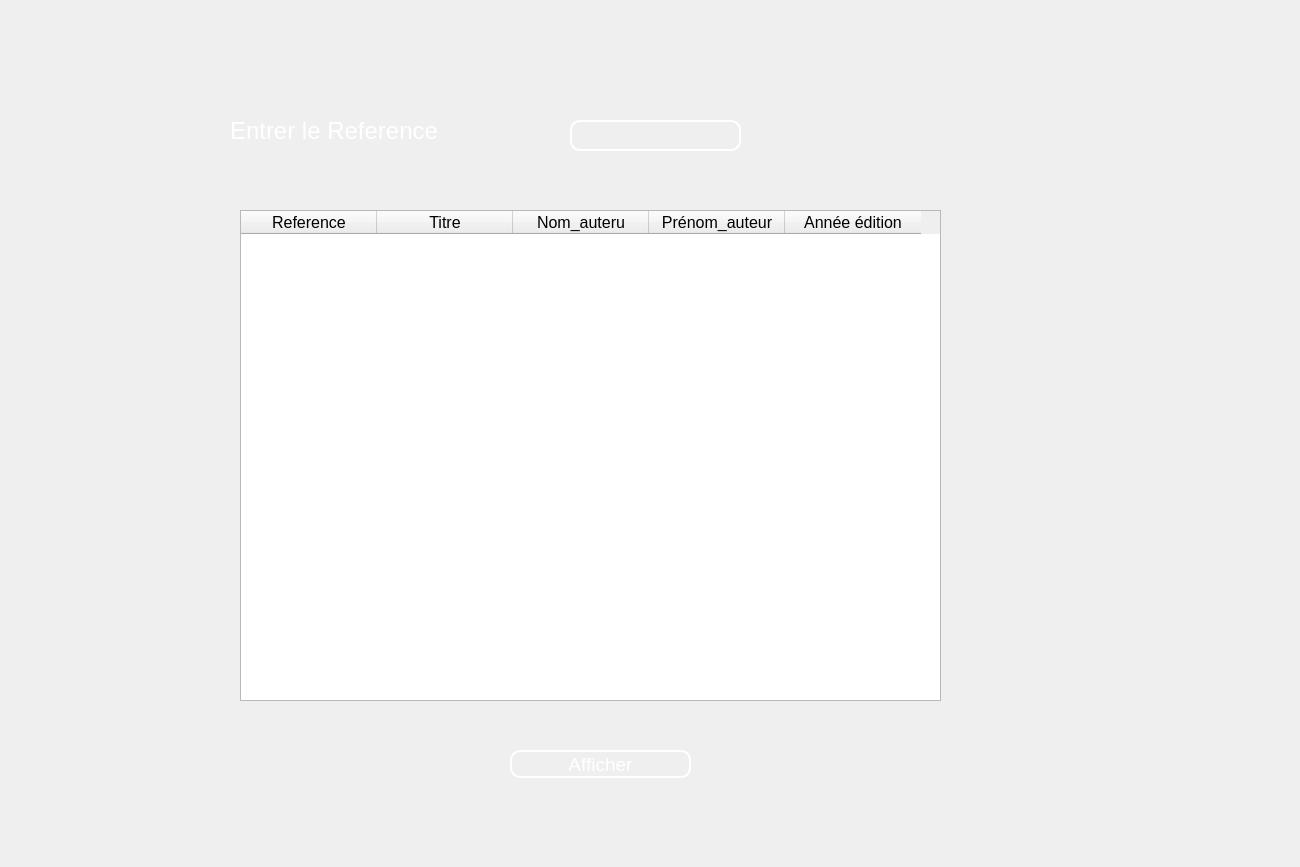
<?xml version="1.0" encoding="UTF-8"?>
<ui version="4.0">
 <class>affichage_livre_reference</class>
 <widget class="QWidget" name="affichage_livre_reference">
  <property name="geometry">
   <rect>
    <x>0</x>
    <y>0</y>
    <width>1300</width>
    <height>867</height>
   </rect>
  </property>
  <property name="windowTitle">
   <string>Form</string>
  </property>
  <property name="styleSheet">
   <string notr="true"/>
  </property>
  <widget class="QLabel" name="label">
   <property name="geometry">
    <rect>
     <x>0</x>
     <y>-10</y>
     <width>1300</width>
     <height>870</height>
    </rect>
   </property>
   <property name="text">
    <string/>
   </property>
   <property name="pixmap">
    <pixmap resource="ressources.qrc">:/ressources/23.jpg</pixmap>
   </property>
   <property name="scaledContents">
    <bool>true</bool>
   </property>
  </widget>
  <widget class="QTableWidget" name="tableWidget">
   <property name="geometry">
    <rect>
     <x>240</x>
     <y>210</y>
     <width>701</width>
     <height>491</height>
    </rect>
   </property>
   <property name="font">
    <font>
     <pointsize>12</pointsize>
    </font>
   </property>
   <property name="styleSheet">
    <string notr="true"/>
   </property>
   <attribute name="horizontalHeaderDefaultSectionSize">
    <number>136</number>
   </attribute>
   <column>
    <property name="text">
     <string>Reference</string>
    </property>
   </column>
   <column>
    <property name="text">
     <string>Titre</string>
    </property>
   </column>
   <column>
    <property name="text">
     <string>Nom_auteru</string>
    </property>
   </column>
   <column>
    <property name="text">
     <string>Prénom_auteur</string>
    </property>
   </column>
   <column>
    <property name="text">
     <string>Année édition</string>
    </property>
   </column>
  </widget>
  <widget class="QLabel" name="label_2">
   <property name="geometry">
    <rect>
     <x>230</x>
     <y>110</y>
     <width>271</width>
     <height>41</height>
    </rect>
   </property>
   <property name="font">
    <font>
     <pointsize>18</pointsize>
    </font>
   </property>
   <property name="styleSheet">
    <string notr="true">background:transparent;
color: rgb(255, 255, 255);

border-radius:10px</string>
   </property>
   <property name="text">
    <string>Entrer le Reference</string>
   </property>
  </widget>
  <widget class="QLineEdit" name="lineEdit">
   <property name="geometry">
    <rect>
     <x>570</x>
     <y>120</y>
     <width>171</width>
     <height>31</height>
    </rect>
   </property>
   <property name="font">
    <font>
     <pointsize>12</pointsize>
    </font>
   </property>
   <property name="styleSheet">
    <string notr="true">background:transparent;
color: rgb(255, 255, 255);
border:2px solid white;
border-radius:10px</string>
   </property>
  </widget>
  <widget class="QPushButton" name="pushButton">
   <property name="geometry">
    <rect>
     <x>510</x>
     <y>750</y>
     <width>181</width>
     <height>28</height>
    </rect>
   </property>
   <property name="font">
    <font>
     <pointsize>14</pointsize>
    </font>
   </property>
   <property name="styleSheet">
    <string notr="true">
color: rgb(255, 255, 255);
border:2px solid white;
border-radius:10px</string>
   </property>
   <property name="text">
    <string>Afficher</string>
   </property>
  </widget>
 </widget>
 <resources>
  <include location="ressources.qrc"/>
 </resources>
 <connections/>
</ui>
